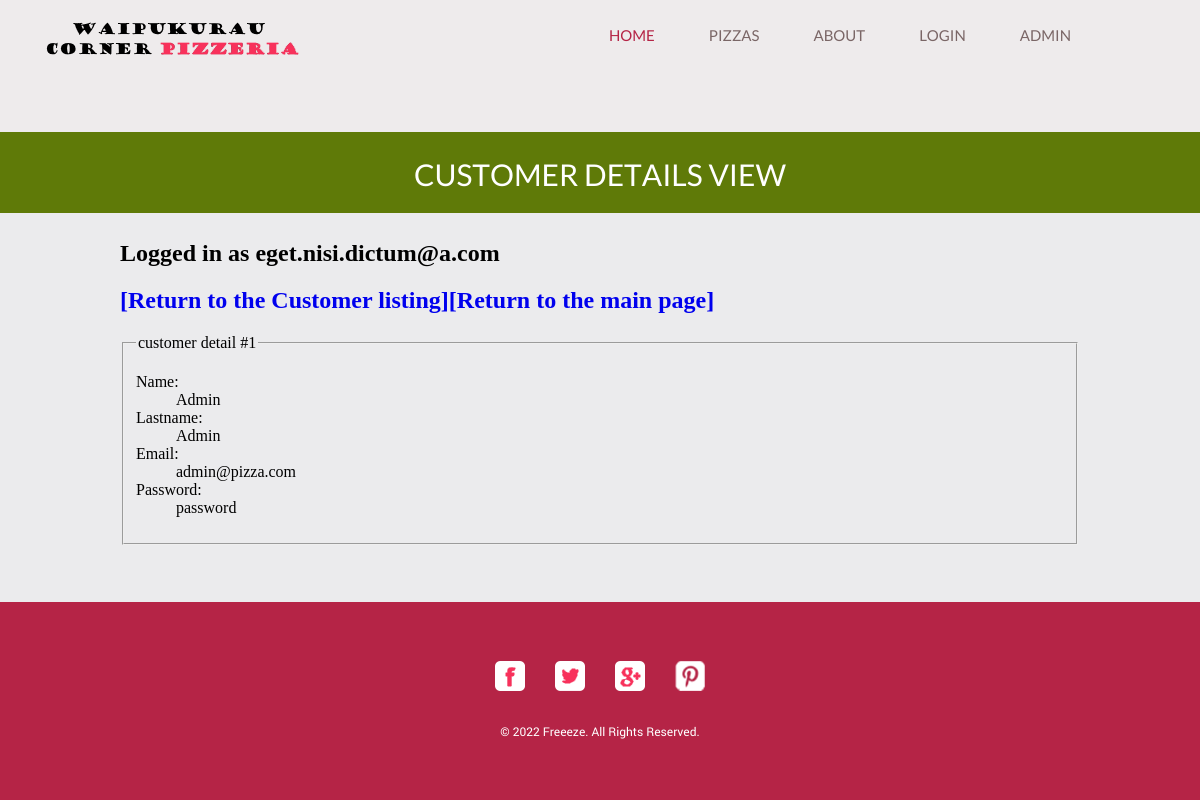
The app's page /viewcustomer.php?id=1 (signed in) with its own data.
### tables this page shows
CREATE TABLE IF NOT EXISTS customer (
  customerID int unsigned NOT NULL auto_increment,
  firstname varchar(50) NOT NULL,
  lastname varchar(50) NOT NULL,
  email varchar(100) NOT NULL,
  role varchar(50) NOT NULL default 'customer',  
  password varchar(40) NOT NULL default '.',
  PRIMARY KEY (customerID)
) AUTO_INCREMENT=1;

### viewcustomer.php (the view, shortened to what this page needs)
<!DOCTYPE HTML>
<html>
<head>
</head>
<body>
    <?php
    include "header.php";
    include "menu.php";
    ?>
    <div id="body">
        <div class="header">
            <div>
                <h1>Customer Details View</h1>
            </div>
        </div>
        <div class="body">
            <div>
                <?php
                include_once "checksession.php";
                $DBC = mysqli_connect("127.0.0.1", DBUSER, DBPASSWORD, DBDATABASE);
                $id = $_GET['id'];
                $query = 'SELECT * FROM customer WHERE customerid=' . $id;
                $result = mysqli_query($DBC, $query);
                $rowcount = mysqli_num_rows($result);
                ?>
                <h2><a href='listcustomers.php'>[Return to the Customer listing]</a><a href='/pizza/'>[Return to the main page]</a></h2>
                <?php
                if ($rowcount > 0) {
                    echo "<fieldset><legend>customer detail #$id</legend><dl>";
                    $row = mysqli_fetch_assoc($result);
                    echo "<dt>Name:</dt><dd>" . $row['firstname'] . "</dd>" . PHP_EOL;
                    echo "<dt>Lastname:</dt><dd>" . $row['lastname'] . "</dd>" . PHP_EOL;
                    echo "<dt>Email:</dt><dd>" . $row['email'] . "</dd>" . PHP_EOL;
                    echo "<dt>Password:</dt><dd>" . $row['password'] . "</dd>" . PHP_EOL;
                    echo '</dl></fieldset>' . PHP_EOL;
                } else echo "<h2>No customer found!</h2>";
                ?>
            </div>
        </div>
    </div>
</body>
<?php
include "footer.php";
?>
</html>

### css/style.css (style rules this page uses)
body { margin: 0; padding: 0; position: relative; width: auto; }
a { text-decoration: none; outline: none; }
#body { margin: 0; overflow: hidden; padding: 0; position: relative; width: 100%; }
#body div.header { background-color: #5F7A08; margin: 0 auto; max-width: none; overflow: hidden; padding: 0; }
#body div.header div { margin: 0 auto; max-width: 960px; padding: 0; }
#body div.header div h1 { color: #FFFFFF; font-family: lato-regular-webfont; font-size: 30px; font-weight: normal; line-height: 30px; margin: 0; padding: 28px 0 23px; text-align: center; text-transform: uppercase; }
#body div.body { background-color: #ebebed; margin: 0; max-width: none; min-height: 249px; overflow: hidden; padding: 0; width: 100%; }
#body div { margin: 0 auto; max-width: 960px; padding: 7px 0 57px; }

### records on screen
customer: firstname "Admin", lastname "Admin", email "admin@pizza.com", password "password"

### other values on screen
$un "eget.nisi.dictum@a.com"
$id "1"
